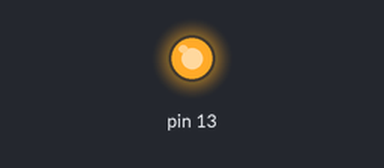
Simulated run of this sketch. Board: Arduino Uno, built with avr-gcc and run on an emulated ATmega328P. Shown: output pins drawn as LEDs (lit = HIGH).

Above: at 0.1 s.
Timing chart, 0 to 1.6 s (numbered marks = the images above):
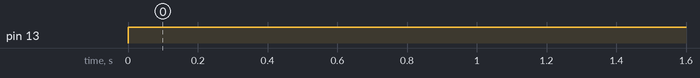

Measured:
- by itself, pin 13: LOW → HIGH at 0.00 s

The sketch:

Device_On_A_Timer.ino
```cpp
int counter;
int initTime;
double startTime, endTime;

void setup()
{
  pinMode(13, OUTPUT);
  counter = 1;
  initTime = 9.5; // The time this program starts in a 24h clock
  startTime = 8;
  endTime = 22;
}

void loop()
{
  if (returnTimeFromCounter(counter) >= startTime && returnTimeFromCounter(counter) <= endTime)
  {
    digitalWrite(13, HIGH);
    delay(4*60*1000);
    digitalWrite(13, LOW);
    delay(8*60*1000);
  }
  else
  {
    delay((4+8)*60*1000);
  }

  counter = counter + 1;
  if (counter > 24*60/(4+8))
  {
    // counter = [1, 120] *in Math notation
   counter = 1;
  }
}

int returnTimeFromCounter(int counterVal)
{
  double myTime, myTimeWithCompensationForInitTime;
  myTime = 12*counterVal/60;
  myTimeWithCompensationForInitTime = myTime + initTime;
  if (myTimeWithCompensationForInitTime > 24)
  {
    myTimeWithCompensationForInitTime = myTimeWithCompensationForInitTime - 24;
  }
  return myTimeWithCompensationForInitTime;
}
```
